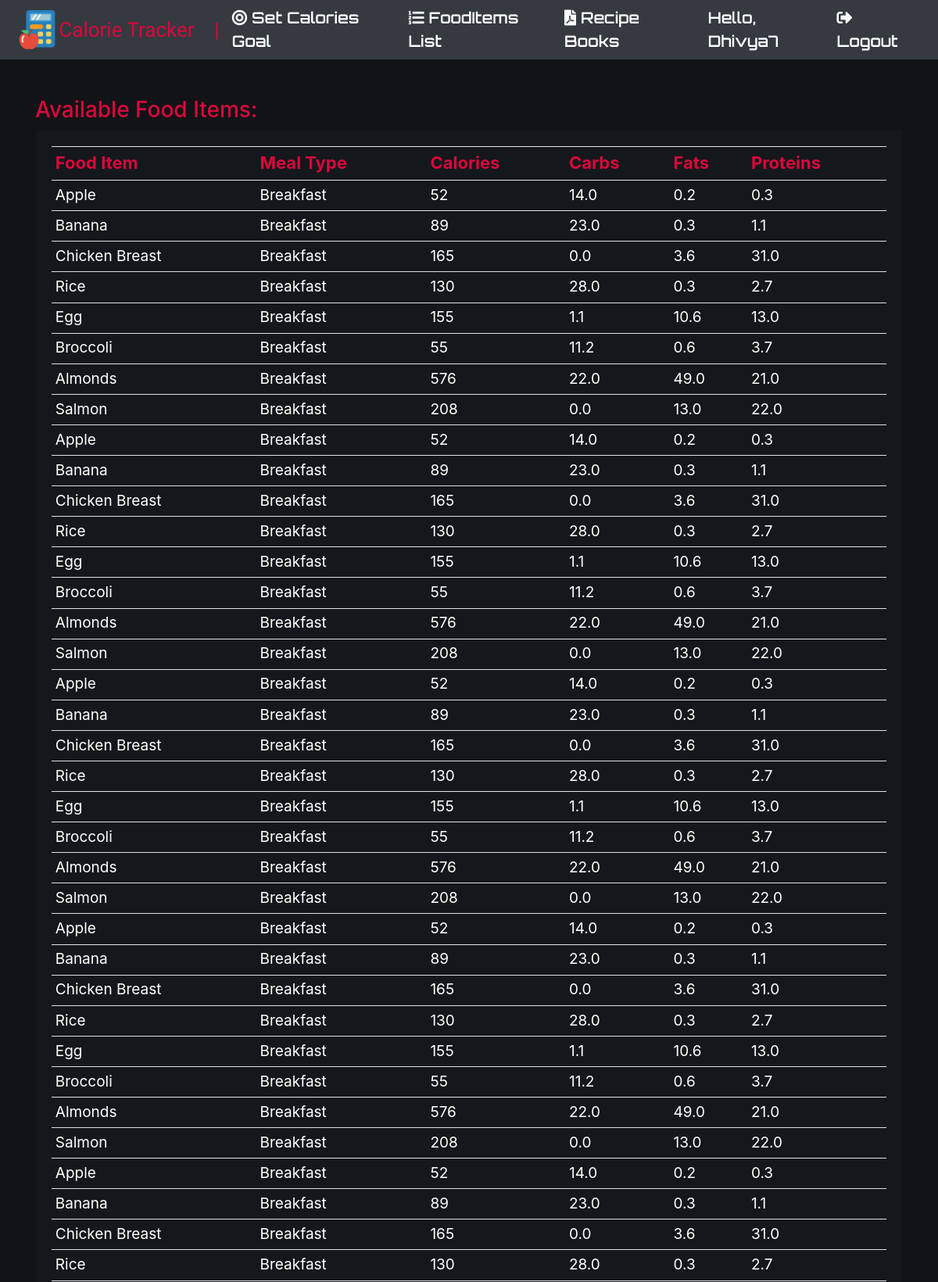
The page /food-items/ (signed in, upper part) on the database its author committed.
### Fityfeed/models.py (models this page shows, shortened)
class FoodItem(models.Model):
    name = models.CharField(max_length=100)
    category = models.ForeignKey(Category, on_delete=models.CASCADE, null=False, default=get_default_category)
    carbohydrate = models.FloatField(max_length=100,default=0)
    fats= models.FloatField(max_length=100,default=0)
    protein = models.FloatField(max_length=100,default=0)
    calories = models.PositiveIntegerField(default=0)
    meal_type = models.CharField(max_length=20,choices=[('Breakfast', 'Breakfast'), ('Lunch', 'Lunch'), ('Dinner', 'Dinner'), ('Snack', 'Snack')], default='Breakfast')

### Fityfeed/views.py (the view)
# urls.py: path('food-items/', views.food_list, name='food_list'),
def food_list(request):
    fooditem = FoodItem.objects.all()
    return render(request, 'viewfood.html', {'fooditem': fooditem})

### Fityfeed/templates/viewfood.html (shortened to what this page needs)
{% extends 'main.html' %}
{% load static %}
{% block content %}
<head>
    <link rel="stylesheet" href="https://use.fontawesome.com/releases/v5.2.0/css/all.css">
</head>
<h3 id="form-title">Available Food Items:</h3>
<div class="row">
    <div class="col-md">
        <div class="card card-body" id="table">
            <table class="table table-sm">
                <tr class="heads">
                    <th class="table_head">Food Item</th>
                    <th class="table_head">Meal Type</th>
                    <th class="table_head">Calories</th>
                    <th class="table_head">Carbs</th>
                    <th class="table_head">Fats</th>
                    <th class="table_head">Proteins</th>
                </tr>
                {% for food in fooditem %}
                    <tr class="tails">
                        <td class="tail_content">{{ food.name }}</td>
                        <td class="tail_content">{{ food.meal_type }}</td>
                        <td class="tail_content">{{ food.calories }}</td>
                        <td class="tail_content">{{ food.carbohydrate }}</td>
                        <td class="tail_content">{{ food.fats }}</td>
                        <td class="tail_content">{{ food.protein }}</td>
                    </tr>
                {% empty %}
                    <tr class="tails">
                        <td colspan="5" class="tail_content">No food items found.</td>
                    </tr>
                {% endfor %}
            </table>
        </div>
    </div>
</div>
{% endblock %}

### Fityfeed/templates/navbar.html (shortened to what this page needs)
{% load static %}
<nav class="navbar navbar-expand-lg navbar-dark bg-dark">
    <img src="{% static 'images/icon.png' %}" width="60px" height="50px">
    <a class="navbar-brand" href="{% url 'home' %}" style="font-size:26px; color:#d9083c; font-family: 'Black Ops One', cursive;" >Calorie Tracker&nbsp;&nbsp;&nbsp;&nbsp;|</a>
    <a href="{% url 'set_calorie_goals' %}" class="set"> <i class="fas fa-bullseye"></i> Set Calories Goal&nbsp;</a>
    <a href="{% url 'viewfood' %}" class="set"> <i class="fas fa-list-ol"></i> FoodItems List&nbsp;</a>
    <a href="{% url 'pdf_download' %}" class="set"> <i class="fas fa-file-pdf"></i> Recipe Books&nbsp;</a>
    <span class="hello-msg">Hello, {{request.user}}</span>
    <span ><a  class="set" href="{% url 'logout' %}"><i class="fas fa-sign-out-alt"></i> Logout</a></span>
  </nav>

### Fityfeed/templates/navbar.html (style rules this page uses)
.navbar { font-family: 'Orbitron', sans-serif; }
.hello-msg { font-size: 20px; margin-right: 20px; font-weight: 550; color: white; }
.set { font-size: 20px; font-weight: 550; margin-right: 20px; color: white; }

### Fityfeed/templates/viewfood.html (style rules this page uses)
body, html { margin: 0; padding: 0; height: 100%; background: #111316; }
#form-title { color: #d9083c; }
#table { background: #14171b; }
.heads { color: #d9083c; }
.table_head { font-size: 22px; }
.tails { color: white; }
.tail_content { font-size: 19px; }

### rows shown on the page
FoodItem: name "Apple", meal_type "Breakfast", calories "52", carbohydrate "14.0", fats "0.2", protein "0.3"
FoodItem: name "Banana", meal_type "Breakfast", calories "89", carbohydrate "23.0", fats "0.3", protein "1.1"
FoodItem: name "Chicken Breast", meal_type "Breakfast", calories "165", carbohydrate "0.0", fats "3.6", protein "31.0"
FoodItem: name "Rice", meal_type "Breakfast", calories "130", carbohydrate "28.0", fats "0.3", protein "2.7"
FoodItem: name "Egg", meal_type "Breakfast", calories "155", carbohydrate "1.1", fats "10.6", protein "13.0"
FoodItem: name "Broccoli", meal_type "Breakfast", calories "55", carbohydrate "11.2", fats "0.6", protein "3.7"
FoodItem: name "Almonds", meal_type "Breakfast", calories "576", carbohydrate "22.0", fats "49.0", protein "21.0"
FoodItem: name "Salmon", meal_type "Breakfast", calories "208", carbohydrate "0.0", fats "13.0", protein "22.0"
FoodItem: name "Apple", meal_type "Breakfast", calories "52", carbohydrate "14.0", fats "0.2", protein "0.3"
FoodItem: name "Banana", meal_type "Breakfast", calories "89", carbohydrate "23.0", fats "0.3", protein "1.1"
FoodItem: name "Chicken Breast", meal_type "Breakfast", calories "165", carbohydrate "0.0", fats "3.6", protein "31.0"
FoodItem: name "Rice", meal_type "Breakfast", calories "130", carbohydrate "28.0", fats "0.3", protein "2.7"
FoodItem: name "Egg", meal_type "Breakfast", calories "155", carbohydrate "1.1", fats "10.6", protein "13.0"
FoodItem: name "Broccoli", meal_type "Breakfast", calories "55", carbohydrate "11.2", fats "0.6", protein "3.7"
FoodItem: name "Almonds", meal_type "Breakfast", calories "576", carbohydrate "22.0", fats "49.0", protein "21.0"
FoodItem: name "Salmon", meal_type "Breakfast", calories "208", carbohydrate "0.0", fats "13.0", protein "22.0"
FoodItem: name "Apple", meal_type "Breakfast", calories "52", carbohydrate "14.0", fats "0.2", protein "0.3"
FoodItem: name "Banana", meal_type "Breakfast", calories "89", carbohydrate "23.0", fats "0.3", protein "1.1"
FoodItem: name "Chicken Breast", meal_type "Breakfast", calories "165", carbohydrate "0.0", fats "3.6", protein "31.0"
FoodItem: name "Rice", meal_type "Breakfast", calories "130", carbohydrate "28.0", fats "0.3", protein "2.7"
FoodItem: name "Egg", meal_type "Breakfast", calories "155", carbohydrate "1.1", fats "10.6", protein "13.0"
FoodItem: name "Broccoli", meal_type "Breakfast", calories "55", carbohydrate "11.2", fats "0.6", protein "3.7"
FoodItem: name "Almonds", meal_type "Breakfast", calories "576", carbohydrate "22.0", fats "49.0", protein "21.0"
FoodItem: name "Salmon", meal_type "Breakfast", calories "208", carbohydrate "0.0", fats "13.0", protein "22.0"
FoodItem: name "Apple", meal_type "Breakfast", calories "52", carbohydrate "14.0", fats "0.2", protein "0.3"
FoodItem: name "Banana", meal_type "Breakfast", calories "89", carbohydrate "23.0", fats "0.3", protein "1.1"
FoodItem: name "Chicken Breast", meal_type "Breakfast", calories "165", carbohydrate "0.0", fats "3.6", protein "31.0"
FoodItem: name "Rice", meal_type "Breakfast", calories "130", carbohydrate "28.0", fats "0.3", protein "2.7"
FoodItem: name "Egg", meal_type "Breakfast", calories "155", carbohydrate "1.1", fats "10.6", protein "13.0"
FoodItem: name "Broccoli", meal_type "Breakfast", calories "55", carbohydrate "11.2", fats "0.6", protein "3.7"
FoodItem: name "Almonds", meal_type "Breakfast", calories "576", carbohydrate "22.0", fats "49.0", protein "21.0"
FoodItem: name "Salmon", meal_type "Breakfast", calories "208", carbohydrate "0.0", fats "13.0", protein "22.0"
FoodItem: name "Apple", meal_type "Breakfast", calories "52", carbohydrate "14.0", fats "0.2", protein "0.3"
FoodItem: name "Banana", meal_type "Breakfast", calories "89", carbohydrate "23.0", fats "0.3", protein "1.1"
FoodItem: name "Chicken Breast", meal_type "Breakfast", calories "165", carbohydrate "0.0", fats "3.6", protein "31.0"
FoodItem: name "Rice", meal_type "Breakfast", calories "130", carbohydrate "28.0", fats "0.3", protein "2.7"

### other values the page prints
{{ request.user }} "Dhivya7"
